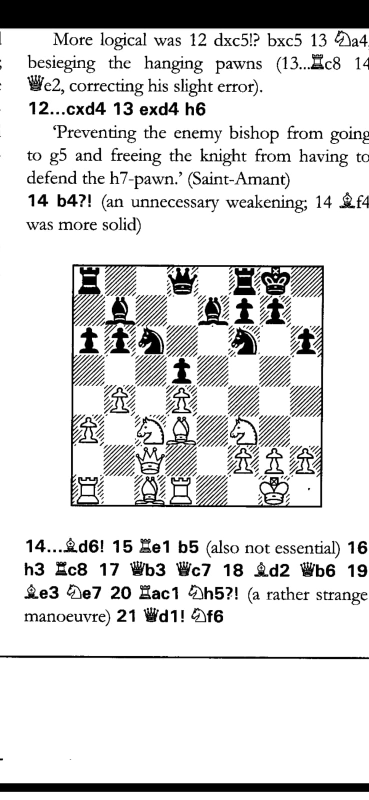
#> input picture docu.jpeg, 738 x 1600 px, found by its file name (shown at 1/2 size)
$ python extract.py
#> lines starting #> are read from the running program, lines starting #| are printed output that depends on the picture
import cv2 as cv
import imutils
import os
image=cv.imread("Docu.jpeg")
#> image is the input picture: shape (1600, 738, 3); min 0, max 255, mean 217.3
image=imutils.resize(image,height=400,width=400)
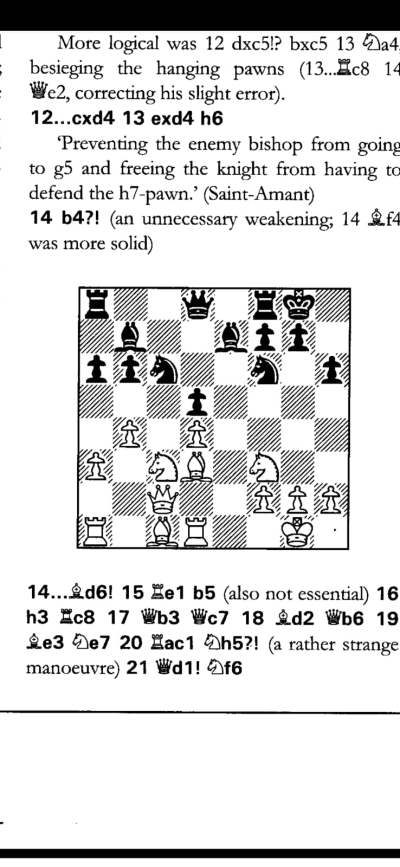
#> image: shape (867, 400, 3); min 0, max 255, mean 217.3
def extract(image,page):
    img = cv.Canny(image, 10, 170)
    # Gaussian Blurring
    img = cv.GaussianBlur(img, (5, 5), 0)
    croppedlis = []
    contours, hierarchy = cv.findContours(img, cv.RETR_EXTERNAL, cv.CHAIN_APPROX_NONE)
    for cnt in contours:
        area = cv.contourArea(cnt)
        if area > (img.shape[0] * img.shape[1] * 1 / 12):  # IMPORTANT:add square condition, multiplicant was 1/12
            cv.drawContours(image, cnt, -1, (255, 100, 100), 3)
            peri = cv.arcLength(cnt, True)
            approx = cv.approxPolyDP(cnt, 0.02 * peri, False)  # getting the boounding box
            x, y, w, h = cv.boundingRect(approx)
            croppedlis.append(image[y:y + h, x:x + w])
            print(2)

    # image = imutils.resize(image, height=400, width=400)
    # cv.imshow("shs", image)
    cv.waitKey(0)
    for i in range(len(croppedlis)):
        name="page_"+str(page)+"image"+str(i+1)+r".png"
        cv.imwrite(name, croppedlis[i])
        print(1)
        #cv.imshow(str(i), croppedlis[i])

os.chdir(r"C:\Users\suhaa\Desktop\OCV\Chess_Detector\Saves")
